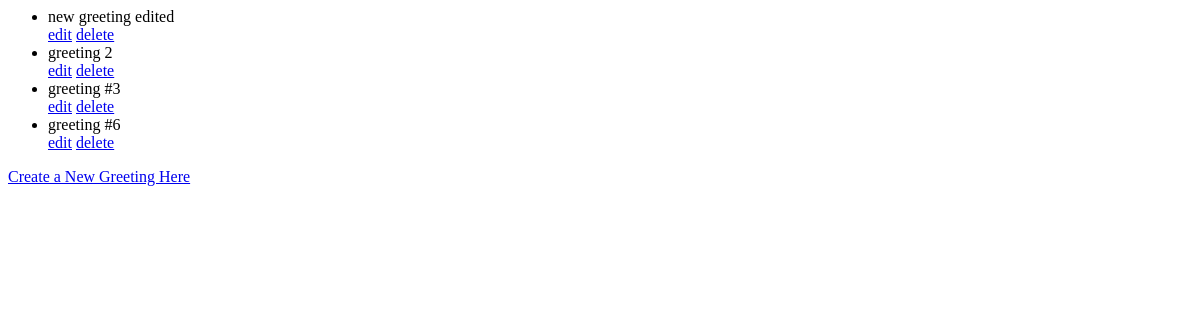
The app's page /greetings/, older data.
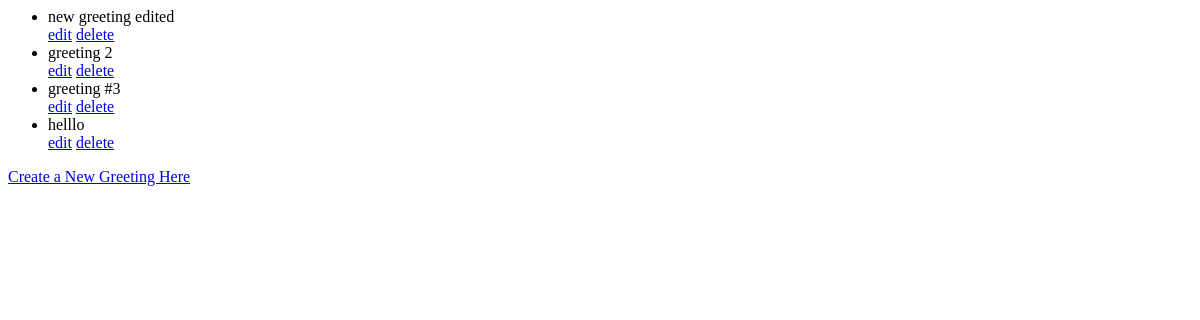
The same page, newer data.
### greetings/models.py (models this page shows)
class Greeting(models.Model):
  message = models.CharField(max_length=200)

### greetings/views.py (the view)
# urls.py: path('', views.IndexView.as_view(), name='index'),
class IndexView(generic.ListView):
  template_name = 'greetings/index.html'
  context_object_name = 'greeting_list'
  def get_queryset(self):
    return Greeting.objects.all()

### greetings/templates/greetings/index.html
{% if greeting_list %}
  <ul>
  {% for greeting in greeting_list %}
    <li>{{ greeting.message }}</li>
    <a href="{% url 'greetings:update' greeting.id %}">edit</a>
    <a href="{% url 'greetings:delete' greeting.id %}">delete</a>
  {% endfor %}
  </ul>
{% else %}
  <p>No greetings available.</p>
{% endif %}
<a href="{% url 'greetings:create' %}">Create a New Greeting Here</a>

Row changes from the older to the newer data that the page shows:
removed Greeting: message "greeting #6"
added Greeting: message "helllo"
